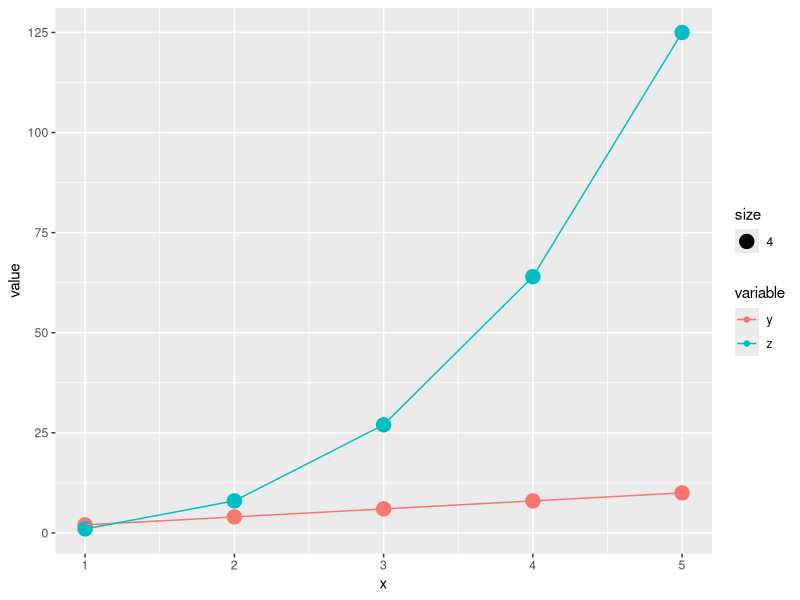

Write R code to recreate this figure.
require(tidyr)
require(ggplot2)

options(java.parameters="-Xmx2g")

'
Grammar of Graphics Example:
ggplot(data = diamonds) +
   geom_point(aes(x=cut, y=price, color=as.character(carat))) +
   #facet_grid(~clarity) +
   #facet_grid(clarity~cut, labeller=label_both) +
   #theme_classic() +
   #theme(axis.ticks.y=element_blank(), axis.text.y=element_blank()) +
   theme(axis.text.x=element_text(angle=50, size=10, vjust=0.5)) +
   labs(title="Grammar of Graphics Example")

Another Example:
x=c(1,2,3,4,5); y=x*2; z=x^3; df = data.frame(x,y,z)
ggplot(data=df) + geom_point(aes(x=x, y=y))
ggplot(data=df) + geom_point(aes(x=x, y=z))
tidyr::gather(df, variable, value, -x) %>% ggplot() + geom_point(aes(x=x, y=value, color = variable, size=4)) + geom_line(aes(x=x, y=value, color = variable))
'

# Run an example:
x=c(1,2,3,4,5); y=x*2; z=x^3; df = data.frame(x,y,z)
plot = tidyr::gather(df, variable, value, -x) %>% ggplot() + geom_point(aes(x=x, y=value, color = variable, size=4)) + geom_line(aes(x=x, y=value, color = variable))
print(plot)
